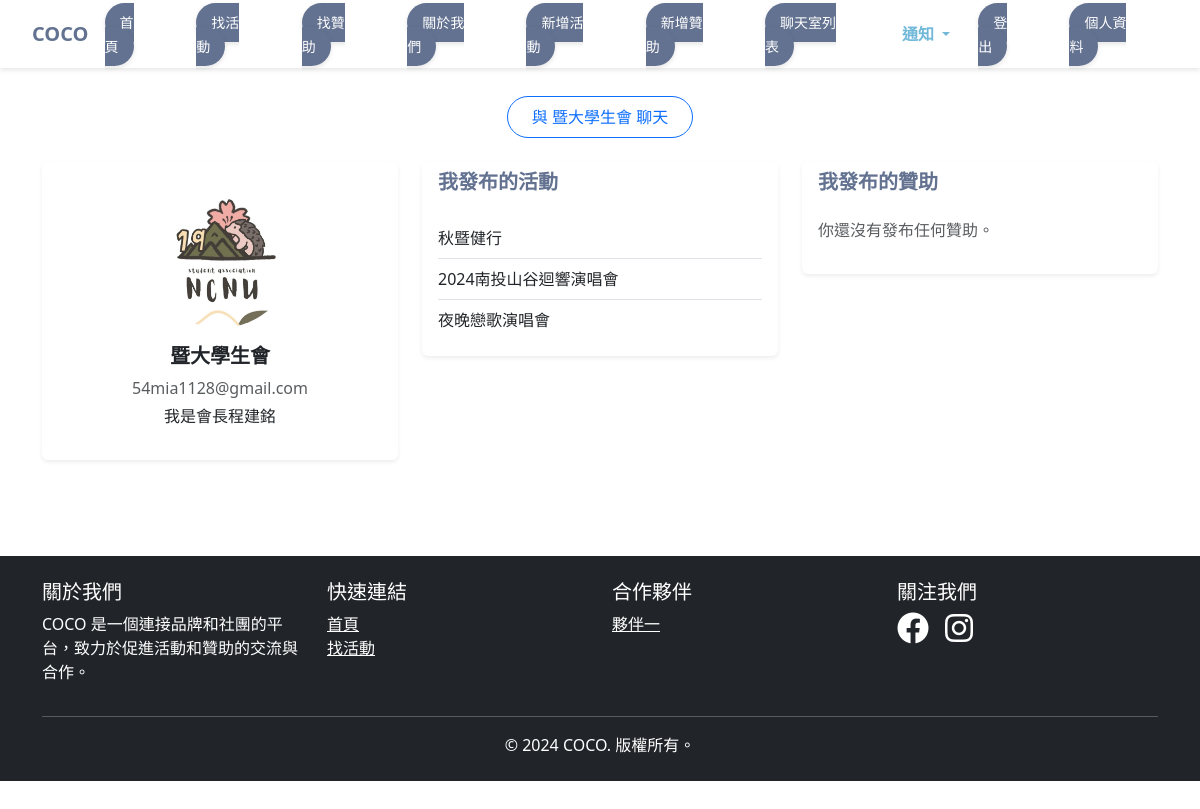
The app's page /user/13/, older data.
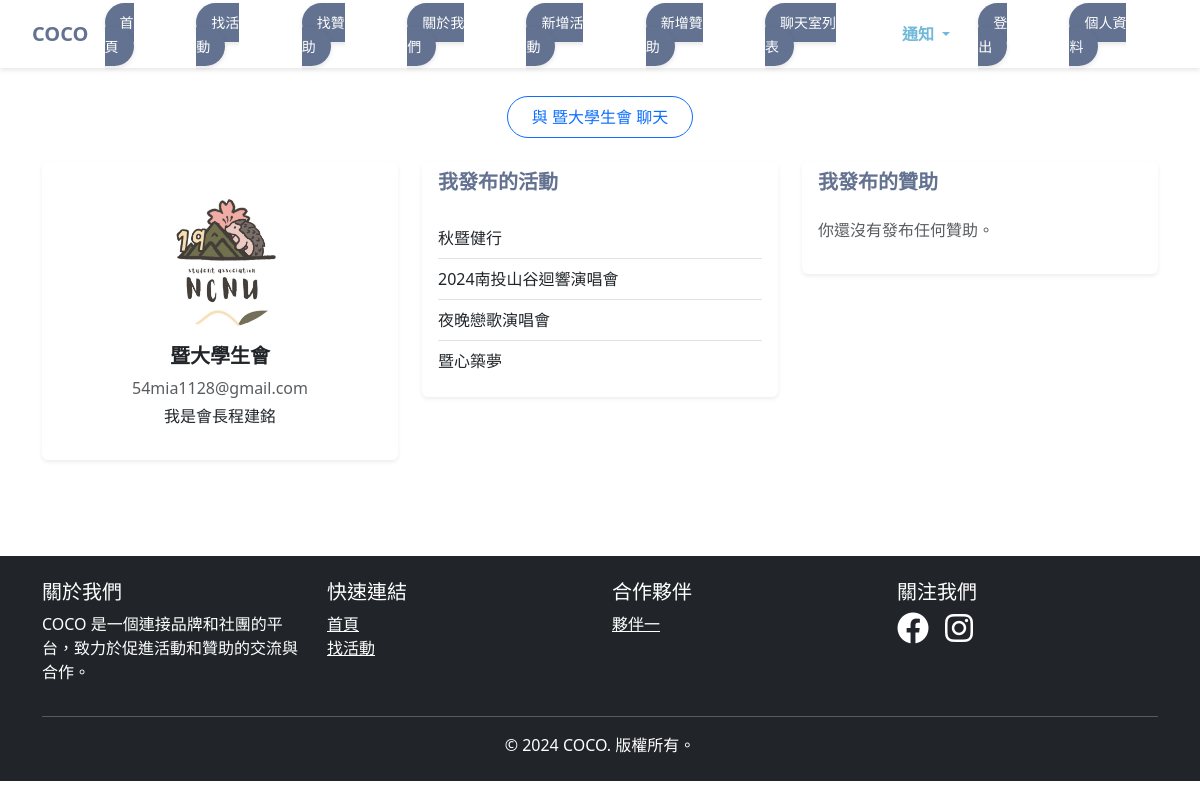
The same page, newer data.
### events/models.py (models this page shows, shortened)
class Activitynew(models.Model):
    title = models.CharField(max_length=200)           # 活動名稱
    description = models.TextField()                   # 活動描述
    max_participants = models.IntegerField(null=True, blank=True)   #參與人數上限
    current_participants = models.IntegerField(null=True, blank=True)   #目前報名人數
    location = models.CharField(max_length=255, verbose_name="活動地點")
    latitude = models.FloatField(null=True, blank=True, verbose_name="緯度")
    longitude = models.FloatField(null=True, blank=True, verbose_name="經度")
    date = models.DateField()                          # 活動日期
    registration_deadline = models.DateField(null=True, blank=True) #活動截止日期
    image = models.ImageField(upload_to='activitynew_images/', blank=True, null=True,default=None)  # 活動圖片
    date_posted = models.DateTimeField(default=timezone.now)  # 活動發布日期
    is_favorited = models.BooleanField(default=False)  # 收藏狀態
    check_status = models.BooleanField(default=False) # 審核狀態
    is_active = models.BooleanField(default=True)
    organizer = models.ForeignKey(
        settings.AUTH_USER_MODEL,
        on_delete=models.CASCADE,
        related_name='organized_activities',
        null=True,
        blank=True
    )

### events/views.py (the view)
# urls.py: path('user/<int:user_id>/', views.user_profile, name='user_profile'),
def user_profile(request, user_id):
    User = get_user_model()
    user = get_object_or_404(User, id=user_id)
    user_extend = UserProfile.objects.get(user=user)
    user_activities = Activitynew.objects.filter(organizer=user)
    user_sponsorships = Sponsorshipnew.objects.filter(organizer=user)
    db = firestore.client()
    chat_id = get_or_create_chat(request.user.username, user.username)
    context = {
        'user': user,
        'user_extend': user_extend,
        'user_activities': user_activities,
        'user_sponsorships':user_sponsorships,
        'chat_id': chat_id
    }
    return render(request, 'events/user_profile.html', context)

### events/context_processors.py (called while the page is built, shortened)
def notifications(request):
    return {}

### events/views.py (called while the page is built)
def get_or_create_chat(user1, user2):
    db = firestore.client()
    chats_ref = db.collection('chatrooms')
    query = chats_ref.where('members', 'array_contains', user1).get()
    for chat in query:
        if user2 in chat.to_dict()['members']:
            return chat.id
    new_chat_ref = chats_ref.document()
    new_chat_ref.set({
        'members': [user1, user2],
        'createtime': firestore.SERVER_TIMESTAMP
    })
    return new_chat_ref.id

### events/templates/events/user_profile.html
{% extends 'base.html' %}
{% load django_bootstrap5 %}
{% load static %}
{% block content %}
<div class="container py-5">
    {% if user.id != request.user.id %}
    <div class="d-flex justify-content-center mb-4">
        <a href="{% url 'chatroom' chat_id=chat_id %}" class="btn btn-outline-primary rounded-pill px-4 py-2">
            與 {{ user.username }} 聊天
        </a>
    </div>
    {% endif %}
    <div class="row">
        <div class="col-md-4">
            <div class="card border-0 shadow-sm text-center">
                <div class="card-body">
                    <div class="mb-3">
                        {% if user_extend.photo %}
                        <img src="{{ user_extend.photo.url }}" alt="{{ user_extend.user }}" class="img-fluid rounded-circle" style="width: 150px; height: 150px; object-fit: cover;">
                        {% else %}
                        <img src="{% static 'default.jpg' %}" alt="Default Profile Picture" class="img-fluid rounded-circle" style="width: 150px; height: 150px; object-fit: cover;">
                        {% endif %}
                    </div>
                    <h5 class="fw-bold">{{ user.username }}</h5>
                    <p class="text-muted mb-1">{{ user.email }}</p>
                    <p class="mb-3">{{ user_extend.description }}</p>
                </div>
            </div>
        </div>
        <div class="col-md-4">
            <div class="card border-0 shadow-sm">
                <div class="card-header bg-white border-0">
                    <h5 class="mb-0 fw-bold" style="color: #637290;">我發布的活動</h5>
                </div>
                <div class="card-body">
                    {% if user_activities %}
                    <ul class="list-group list-group-flush">
                        {% for activity in user_activities %}
                        <li class="list-group-item px-0">
                            <a href="{% url 'activity_detail' activity.id %}" class="text-decoration-none text-dark">
                                {{ activity.title }}
                            </a>
                        </li>
                        {% endfor %}
                    </ul>
                    {% else %}
                    <p class="text-muted mb-0">你還沒有發布任何活動。</p>
                    {% endif %}
                </div>
            </div>
        </div>
        <div class="col-md-4">
            <div class="card border-0 shadow-sm">
                <div class="card-header bg-white border-0">
                    <h5 class="mb-0 fw-bold" style="color: #637290;">我發布的贊助</h5>
                </div>
                <div class="card-body">
                    {% if user_sponsorships %}
                    <ul class="list-group list-group-flush">
                        {% for sponsorship in user_sponsorships %}
                        <li class="list-group-item d-flex justify-content-between align-items-center">
                            <a href="{% url 'sponsor_detail' sponsorship.id %}" class="text-decoration-none text-dark">
                                {{ sponsorship.title }}
                            </a>
                            {% if not sponsorship.check_status %}
                            <span class="badge bg-warning text-dark">審核中</span>
                            {% elif sponsorship.check_status and sponsorship.is_active %}
                            <span class="badge bg-success">已上架</span>
                            {% else %}
                            <span class="badge bg-secondary">已下架</span>
                            {% endif %}
                        </li>
                        {% endfor %}
                    </ul>
                    {% else %}
                    <p class="text-muted">你還沒有發布任何贊助。</p>
                    {% endif %}
                </div>
            </div>
        </div>
    </div>
</div>
{% endblock %}

Row changes from the older to the newer data that the page shows:
added Activitynew: title "暨心築夢"
